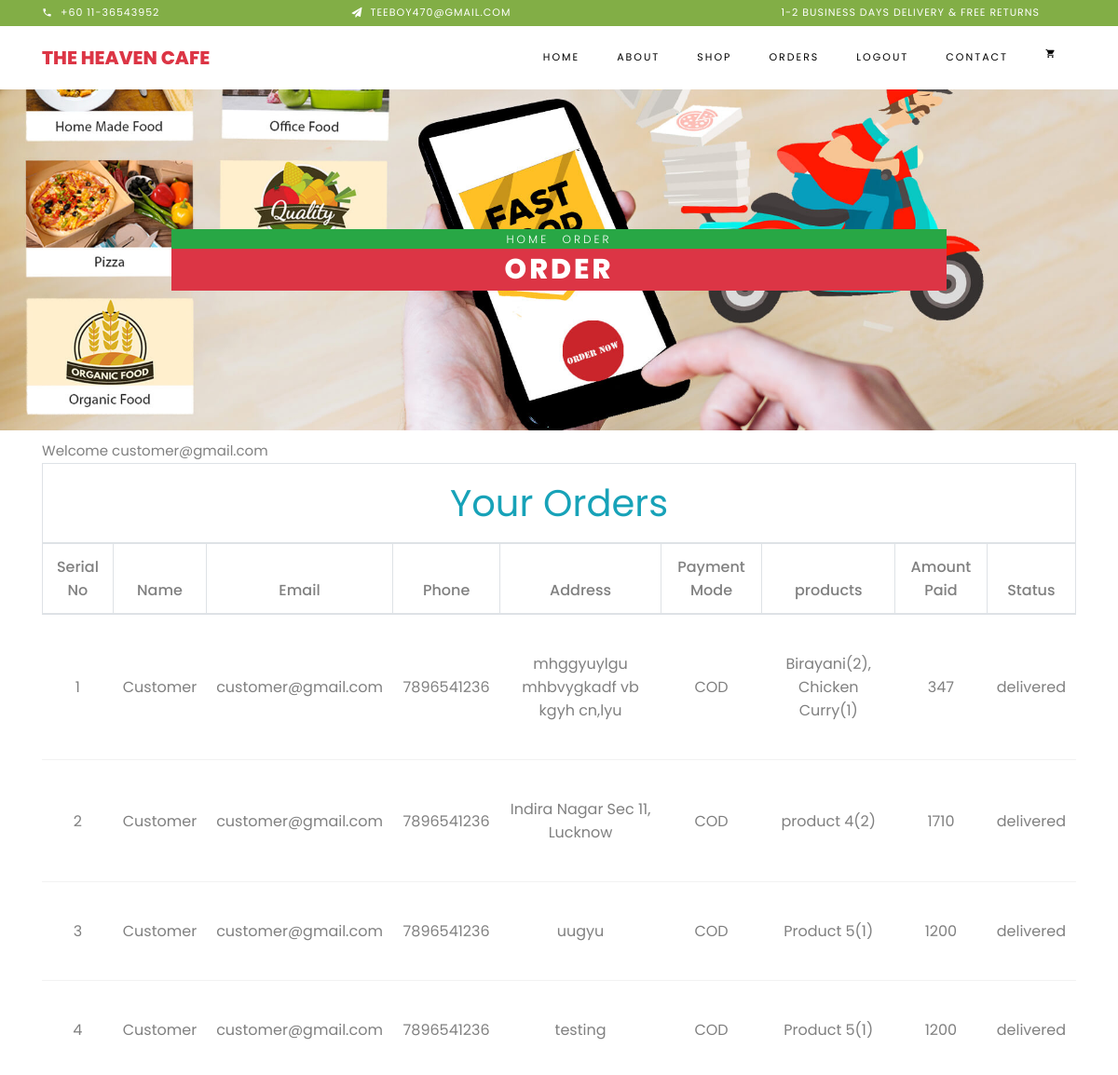
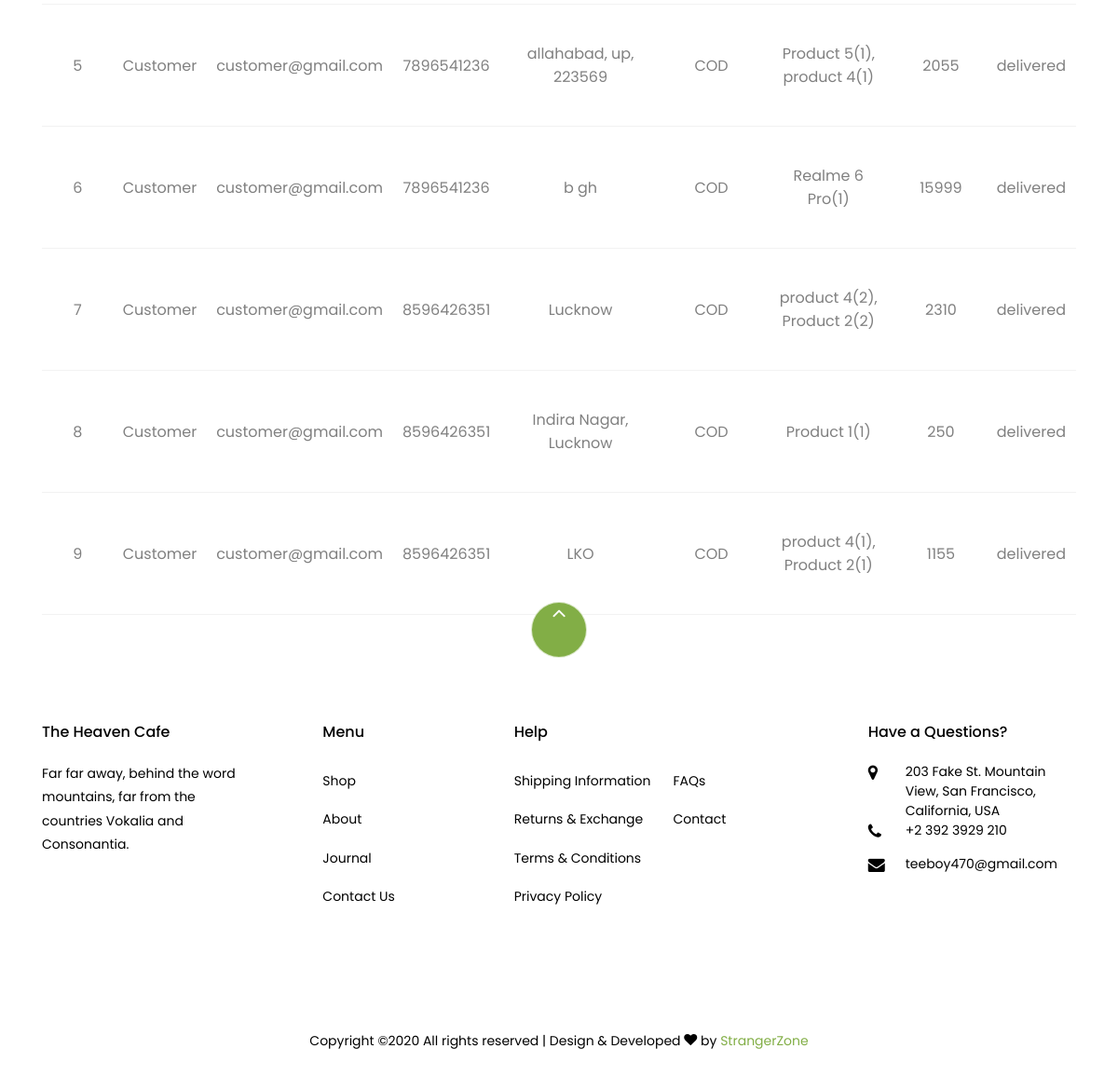
Screenshot of /orders.php (signed in) with the database file from the repository (2 pictures, top to bottom).
### tables this page shows
CREATE TABLE `orders` (
  `id` int(11) NOT NULL,
  `name` varchar(100) NOT NULL,
  `email` varchar(100) NOT NULL,
  `phone` varchar(20) NOT NULL,
  `address` varchar(255) NOT NULL,
  `pmode` varchar(155) NOT NULL,
  `products` varchar(255) NOT NULL,
  `amount_paid` varchar(100) NOT NULL,
  `status` varchar(11) NOT NULL
);

### orders.php (the view, shortened to what this page needs)
<?php include "header.php"; ?>
 <div class="hero-wrap hero-bread" style="background-image: url('images/food1.jpg');">
      <div class="container">
        <div class="row no-gutters slider-text align-items-center justify-content-center">
          <div class="col-md-9 ftco-animate text-center">
          	<p class="breadcrumbs bg-success"><span class="mr-2"><a href="index.php">Home</a></span> <span>Order</span></p>
            <h1 class="mb-0 bread bg-danger">Order</h1>
          </div>
        </div>
      </div>
    </div>
<div class="container">
	<div class="row">
		<div class="col-sm-12">
			<div class="table-responsive mt-2">
			<table class="table table-bordered text-center">
				<thead>
					<tr>
					<td colspan="10">
						<h1 class="text-center text-info m-0">Your Orders</h4>
					</td>
				</tr>
				<tr>
					<th>Serial No</th>
					<th>Name</th>
					<th>Email</th>
					<th>Phone</th>
					<th>Address</th>
					<th>Payment Mode</th>
					<th>products</th>
					<th>Amount Paid</th>
					<th>Status</th>
				</tr>
				</thead>
				<tbody>
				<?php
				$customer=$_SESSION['guest'];
				$fire=mysqli_query($con,"select * from orders where email='$customer' order by id desc");
				$i=1;
				while($row=mysqli_fetch_array($fire)){
				?>
					<tr>
					<td><?php echo $i;?></td>
					<td><?php echo $row['name'];?></td>
					<td><?php echo $row['email'];?></td>
					<td><?php echo $row['phone'];?></td>
					<td><?php echo $row['address'];?></td>
					<td><?php echo $row['pmode'];?></td>
					<td><?php echo $row['products'];?></td>
					<td><?php echo $row['amount_paid'];?></td>
					<td><?php echo $row['status'];?></i></td>
					</tr>
				<?php $i++; } ?>
				</tbody>
				</table>
				</div>
		</div>
	</div>
</div>
<?php include "footer.php"; ?>

### rows the page displays
orders: name "Customer", email "customer@gmail.com", phone "7896541236", address "mhggyuylgu mhbvygkadf vb kgyh cn,lyu", pmode "COD", products "Birayani(2), Chicken Curry(1)", amount_paid "347", status "delivered"
orders: name "Customer", email "customer@gmail.com", phone "7896541236", address "Indira Nagar Sec 11, Lucknow", pmode "COD", products "product 4(2)", amount_paid "1710", status "delivered"
orders: name "Customer", email "customer@gmail.com", phone "7896541236", address "uugyu", pmode "COD", products "Product 5(1)", amount_paid "1200", status "delivered"
orders: name "Customer", email "customer@gmail.com", phone "7896541236", address "testing", pmode "COD", products "Product 5(1)", amount_paid "1200", status "delivered"
orders: name "Customer", email "customer@gmail.com", phone "7896541236", address "allahabad, up, 223569", pmode "COD", products "Product 5(1), product 4(1)", amount_paid "2055", status "delivered"
orders: name "Customer", email "customer@gmail.com", phone "7896541236", address "b gh", pmode "COD", products "Realme 6 Pro(1)", amount_paid "15999", status "delivered"
orders: name "Customer", email "customer@gmail.com", phone "8596426351", address "Lucknow", pmode "COD", products "product 4(2), Product 2(2)", amount_paid "2310", status "delivered"
orders: name "Customer", email "customer@gmail.com", phone "8596426351", address "Indira Nagar, Lucknow", pmode "COD", products "Product 1(1)", amount_paid "250", status "delivered"
orders: name "Customer", email "customer@gmail.com", phone "8596426351", address "LKO", pmode "COD", products "product 4(1), Product 2(1)", amount_paid "1155", status "delivered"
